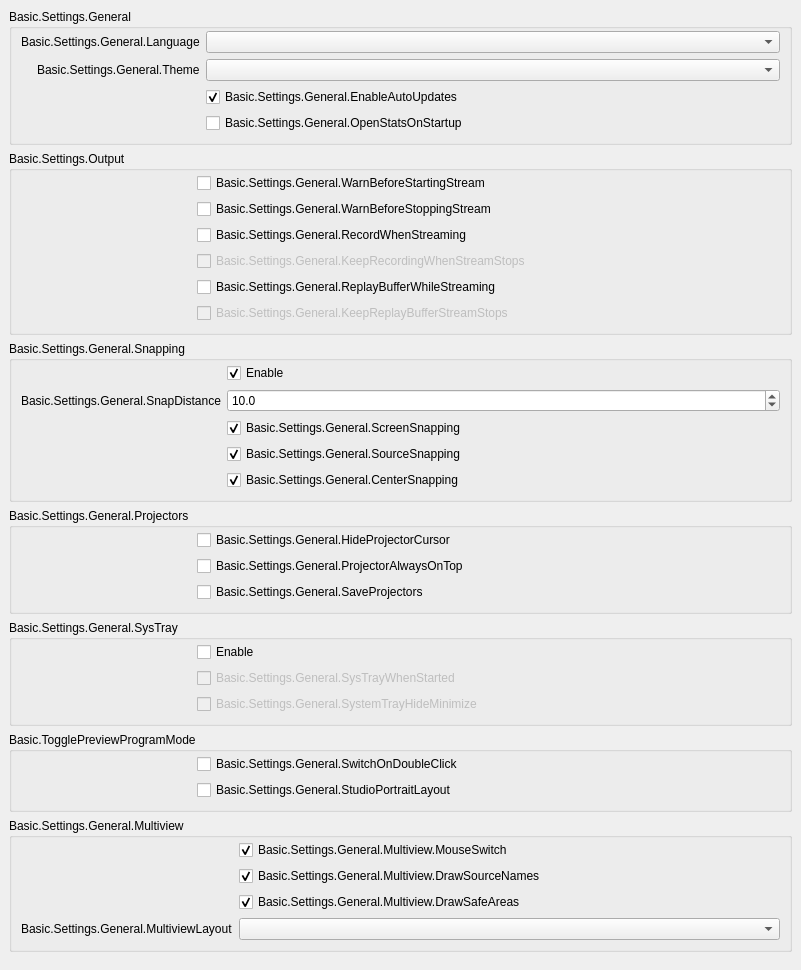
           <widget class="QWidget" name="scrollAreaWidgetContents_2">
            <property name="geometry">
             <rect>
              <x>0</x>
              <y>-44</y>
              <width>801</width>
              <height>866</height>
             </rect>
            </property>
            <layout class="QVBoxLayout" name="verticalLayout_19">
             <property name="leftMargin">
              <number>0</number>
             </property>
             <property name="topMargin">
              <number>0</number>
             </property>
             <property name="rightMargin">
              <number>0</number>
             </property>
             <property name="bottomMargin">
              <number>9</number>
             </property>
             <item alignment="Qt::AlignTop">
              <widget class="QWidget" name="widget_2" native="true">
               <layout class="QVBoxLayout" name="verticalLayout_20">
                <item>
                 <widget class="QGroupBox" name="groupBox_15">
                  <property name="title">
                   <string>Basic.Settings.General</string>
                  </property>
                  <layout class="QFormLayout" name="formLayout_32">
                   <property name="fieldGrowthPolicy">
                    <enum>QFormLayout::AllNonFixedFieldsGrow</enum>
                   </property>
                   <property name="labelAlignment">
                    <set>Qt::AlignRight|Qt::AlignTrailing|Qt::AlignVCenter</set>
                   </property>
                   <property name="topMargin">
                    <number>2</number>
                   </property>
                   <item row="0" column="0">
                    <widget class="QLabel" name="label">
                     <property name="text">
                      <string>Basic.Settings.General.Language</string>
                     </property>
                     <property name="buddy">
                      <cstring>language</cstring>
                     </property>
                    </widget>
                   </item>
                   <item row="0" column="1">
                    <widget class="QComboBox" name="language"/>
                   </item>
                   <item row="1" column="0">
                    <widget class="QLabel" name="label_42">
                     <property name="text">
                      <string>Basic.Settings.General.Theme</string>
                     </property>
                     <property name="buddy">
                      <cstring>theme</cstring>
                     </property>
                    </widget>
                   </item>
                   <item row="1" column="1">
                    <widget class="QComboBox" name="theme"/>
                   </item>
                   <item row="2" column="0">
                    <spacer name="horizontalSpacer_3">
                     <property name="orientation">
                      <enum>Qt::Horizontal</enum>
                     </property>
                     <property name="sizeType">
                      <enum>QSizePolicy::Fixed</enum>
                     </property>
                     <property name="sizeHint" stdset="0">
                      <size>
                       <width>170</width>
                       <height>5</height>
                      </size>
                     </property>
                    </spacer>
                   </item>
                   <item row="2" column="1">
                    <widget class="QCheckBox" name="enableAutoUpdates">
                     <property name="text">
                      <string>Basic.Settings.General.EnableAutoUpdates</string>
                     </property>
                     <property name="checked">
                      <bool>true</bool>
                     </property>
                    </widget>
                   </item>
                   <item row="3" column="1">
                    <widget class="QCheckBox" name="openStatsOnStartup">
                     <property name="text">
                      <string>Basic.Settings.General.OpenStatsOnStartup</string>
                     </property>
                    </widget>
                   </item>
                  </layout>
                 </widget>
                </item>
                <item>
                 <widget class="QGroupBox" name="groupBox_16">
                  <property name="title">
                   <string>Basic.Settings.Output</string>
                  </property>
                  <layout class="QFormLayout" name="formLayout_2">
                   <property name="fieldGrowthPolicy">
                    <enum>QFormLayout::AllNonFixedFieldsGrow</enum>
                   </property>
                   <property name="topMargin">
                    <number>2</number>
                   </property>
                   <item row="0" column="0">
                    <spacer name="horizontalSpacer_5">
                     <property name="orientation">
                      <enum>Qt::Horizontal</enum>
                     </property>
                     <property name="sizeType">
                      <enum>QSizePolicy::Fixed</enum>
                     </property>
                     <property name="sizeHint" stdset="0">
                      <size>
                       <width>170</width>
                       <height>5</height>
                      </size>
                     </property>
                    </spacer>
                   </item>
                   <item row="0" column="1">
                    <widget class="QCheckBox" name="warnBeforeStreamStart">
                     <property name="text">
                      <string>Basic.Settings.General.WarnBeforeStartingStream</string>
                     </property>
                    </widget>
                   </item>
                   <item row="1" column="1">
                    <widget class="QCheckBox" name="warnBeforeStreamStop">
                     <property name="text">
                      <string>Basic.Settings.General.WarnBeforeStoppingStream</string>
                     </property>
                    </widget>
                   </item>
                   <item row="2" column="1">
                    <widget class="QCheckBox" name="recordWhenStreaming">
                     <property name="text">
                      <string>Basic.Settings.General.RecordWhenStreaming</string>
                     </property>
                    </widget>
                   </item>
                   <item row="3" column="1">
                    <widget class="QCheckBox" name="keepRecordStreamStops">
                     <property name="enabled">
                      <bool>false</bool>
                     </property>
                     <property name="text">
                      <string>Basic.Settings.General.KeepRecordingWhenStreamStops</string>
                     </property>
                    </widget>
                   </item>
                   <item row="4" column="1">
                    <widget class="QCheckBox" name="replayWhileStreaming">
                     <property name="text">
                      <string>Basic.Settings.General.ReplayBufferWhileStreaming</string>
                     </property>
                    </widget>
                   </item>
                   <item row="5" column="1">
                    <widget class="QCheckBox" name="keepReplayStreamStops">
                     <property name="enabled">
                      <bool>false</bool>
                     </property>
                     <property name="text">
                      <string>Basic.Settings.General.KeepReplayBufferStreamStops</string>
                     </property>
                    </widget>
                   </item>
                  </layout>
                 </widget>
                </item>
                <item>
                 <widget class="QGroupBox" name="groupBox_10">
                  <property name="enabled">
                   <bool>true</bool>
                  </property>
                  <property name="sizePolicy">
                   <sizepolicy hsizetype="Preferred" vsizetype="Maximum">
                    <horstretch>0</horstretch>
                    <verstretch>0</verstretch>
                   </sizepolicy>
                  </property>
                  <property name="title">
                   <string>Basic.Settings.General.Snapping</string>
                  </property>
                  <property name="flat">
                   <bool>false</bool>
                  </property>
                  <layout class="QFormLayout" name="formLayout_21">
                   <property name="fieldGrowthPolicy">
                    <enum>QFormLayout::AllNonFixedFieldsGrow</enum>
                   </property>
                   <property name="labelAlignment">
                    <set>Qt::AlignRight|Qt::AlignTrailing|Qt::AlignVCenter</set>
                   </property>
                   <property name="topMargin">
                    <number>2</number>
                   </property>
                   <item row="0" column="1">
                    <widget class="QCheckBox" name="snappingEnabled">
                     <property name="text">
                      <string>Enable</string>
                     </property>
                     <property name="checked">
                      <bool>true</bool>
                     </property>
                    </widget>
                   </item>
                   <item row="2" column="1">
                    <widget class="QCheckBox" name="screenSnapping">
                     <property name="text">
                      <string>Basic.Settings.General.ScreenSnapping</string>
                     </property>
                     <property name="checked">
                      <bool>true</bool>
                     </property>
                    </widget>
                   </item>
                   <item row="4" column="1">
                    <widget class="QCheckBox" name="centerSnapping">
                     <property name="text">
                      <string>Basic.Settings.General.CenterSnapping</string>
                     </property>
                     <property name="checked">
                      <bool>true</bool>
                     </property>
                    </widget>
                   </item>
                   <item row="3" column="1">
                    <widget class="QCheckBox" name="sourceSnapping">
                     <property name="text">
                      <string>Basic.Settings.General.SourceSnapping</string>
                     </property>
                     <property name="checked">
                      <bool>true</bool>
                     </property>
                    </widget>
                   </item>
                   <item row="1" column="1">
                    <widget class="QDoubleSpinBox" name="snapDistance">
                     <property name="decimals">
                      <number>1</number>
                     </property>
                     <property name="singleStep">
                      <double>0.500000000000000</double>
                     </property>
                     <property name="value">
                      <double>10.000000000000000</double>
                     </property>
                    </widget>
                   </item>
                   <item row="1" column="0">
                    <widget class="QLabel" name="label_9">
                     <property name="text">
                      <string>Basic.Settings.General.SnapDistance</string>
                     </property>
                     <property name="buddy">
                      <cstring>snapDistance</cstring>
                     </property>
                    </widget>
                   </item>
                   <item row="3" column="0">
                    <spacer name="horizontalSpacer_4">
                     <property name="orientation">
                      <enum>Qt::Horizontal</enum>
                     </property>
                     <property name="sizeType">
                      <enum>QSizePolicy::Fixed</enum>
                     </property>
                     <property name="sizeHint" stdset="0">
                      <size>
                       <width>170</width>
                       <height>5</height>
                      </size>
                     </property>
                    </spacer>
                   </item>
                  </layout>
                 </widget>
                </item>
                <item>
                 <widget class="QGroupBox" name="groupBox_14">
                  <property name="title">
                   <string>Basic.Settings.General.Projectors</string>
                  </property>
                  <layout class="QFormLayout" name="formLayout_28">
                   <property name="fieldGrowthPolicy">
                    <enum>QFormLayout::AllNonFixedFieldsGrow</enum>
                   </property>
                   <property name="topMargin">
                    <number>2</number>
                   </property>
                   <item row="0" column="1">
                    <widget class="QCheckBox" name="hideProjectorCursor">
                     <property name="text">
                      <string>Basic.Settings.General.HideProjectorCursor</string>
                     </property>
                    </widget>
                   </item>
                   <item row="1" column="1">
                    <widget class="QCheckBox" name="projectorAlwaysOnTop">
                     <property name="text">
                      <string>Basic.Settings.General.ProjectorAlwaysOnTop</string>
                     </property>
                    </widget>
                   </item>
                   <item row="2" column="1">
                    <widget class="QCheckBox" name="saveProjectors">
                     <property name="text">
                      <string>Basic.Settings.General.SaveProjectors</string>
                     </property>
                    </widget>
                   </item>
                   <item row="1" column="0">
                    <spacer name="horizontalSpacer">
                     <property name="orientation">
                      <enum>Qt::Horizontal</enum>
                     </property>
                     <property name="sizeType">
                      <enum>QSizePolicy::Fixed</enum>
                     </property>
                     <property name="sizeHint" stdset="0">
                      <size>
                       <width>170</width>
                       <height>5</height>
                      </size>
                     </property>
                    </spacer>
                   </item>
                  </layout>
                 </widget>
                </item>
                <item>
                 <widget class="QGroupBox" name="groupBox_13">
                  <property name="title">
                   <string>Basic.Settings.General.SysTray</string>
                  </property>
                  <layout class="QFormLayout" name="formLayout_29">
                   <property name="fieldGrowthPolicy">
                    <enum>QFormLayout::AllNonFixedFieldsGrow</enum>
                   </property>
                   <property name="topMargin">
                    <number>2</number>
                   </property>
                   <item row="0" column="1">
                    <widget class="QCheckBox" name="systemTrayEnabled">
                     <property name="text">
                      <string>Enable</string>
                     </property>
                    </widget>
                   </item>
                   <item row="1" column="1">
                    <widget class="QCheckBox" name="systemTrayWhenStarted">
                     <property name="enabled">
                      <bool>false</bool>
                     </property>
                     <property name="text">
                      <string>Basic.Settings.General.SysTrayWhenStarted</string>
                     </property>
                    </widget>
                   </item>
                   <item row="2" column="1">
                    <widget class="QCheckBox" name="systemTrayAlways">
                     <property name="enabled">
                      <bool>false</bool>
                     </property>
                     <property name="text">
                      <string>Basic.Settings.General.SystemTrayHideMinimize</string>
                     </property>
                    </widget>
                   </item>
                   <item row="1" column="0">
                    <spacer name="horizontalSpacer_2">
                     <property name="orientation">
                      <enum>Qt::Horizontal</enum>
                     </property>
                     <property name="sizeType">
                      <enum>QSizePolicy::Fixed</enum>
                     </property>
                     <property name="sizeHint" stdset="0">
                      <size>
                       <width>170</width>
                       <height>5</height>
                      </size>
                     </property>
                    </spacer>
                   </item>
                  </layout>
                 </widget>
                </item>
                <item>
                 <widget class="QGroupBox" name="groupBox_11">
                  <property name="title">
                   <string>Basic.TogglePreviewProgramMode</string>
                  </property>
                  <layout class="QFormLayout" name="formLayout_31">
                   <property name="fieldGrowthPolicy">
                    <enum>QFormLayout::AllNonFixedFieldsGrow</enum>
                   </property>
                   <property name="labelAlignment">
                    <set>Qt::AlignRight|Qt::AlignTrailing|Qt::AlignVCenter</set>
                   </property>
                   <property name="topMargin">
                    <number>2</number>
                   </property>
                   <item row="0" column="1">
                    <widget class="QCheckBox" name="doubleClickSwitch">
                     <property name="text">
                      <string>Basic.Settings.General.SwitchOnDoubleClick</string>
                     </property>
                    </widget>
                   </item>
                   <item row="0" column="0">
                    <spacer name="horizontalSpacer_6">
                     <property name="orientation">
                      <enum>Qt::Horizontal</enum>
                     </property>
                     <property name="sizeHint" stdset="0">
                      <size>
                       <width>170</width>
                       <height>5</height>
                      </size>
                     </property>
                    </spacer>
                   </item>
                   <item row="1" column="1">
                    <widget class="QCheckBox" name="studioPortraitLayout">
                     <property name="text">
                      <string>Basic.Settings.General.StudioPortraitLayout</string>
                     </property>
                    </widget>
                   </item>
                  </layout>
                 </widget>
                </item>
                <item>
                 <widget class="QGroupBox" name="groupBoxMultiview">
                  <property name="title">
                   <string>Basic.Settings.General.Multiview</string>
                  </property>
                  <layout class="QFormLayout" name="formLayoutMultiview">
                   <property name="fieldGrowthPolicy">
                    <enum>QFormLayout::AllNonFixedFieldsGrow</enum>
                   </property>
                   <property name="labelAlignment">
                    <set>Qt::AlignRight|Qt::AlignTrailing|Qt::AlignVCenter</set>
                   </property>
                   <property name="topMargin">
                    <number>2</number>
                   </property>
                   <item row="0" column="0">
                    <spacer name="horizontalSpacerMultiview">
                     <property name="orientation">
                      <enum>Qt::Horizontal</enum>
                     </property>
                     <property name="sizeType">
                      <enum>QSizePolicy::Fixed</enum>
                     </property>
                     <property name="sizeHint" stdset="0">
                      <size>
                       <width>170</width>
                       <height>5</height>
                      </size>
                     </property>
                    </spacer>
                   </item>
                   <item row="0" column="1">
                    <widget class="QCheckBox" name="multiviewMouseSwitch">
                     <property name="text">
                      <string>Basic.Settings.General.Multiview.MouseSwitch</string>
                     </property>
                     <property name="checked">
                      <bool>true</bool>
                     </property>
                    </widget>
                   </item>
                   <item row="1" column="1">
                    <widget class="QCheckBox" name="multiviewDrawNames">
                     <property name="text">
                      <string>Basic.Settings.General.Multiview.DrawSourceNames</string>
                     </property>
                     <property name="checked">
                      <bool>true</bool>
                     </property>
                    </widget>
                   </item>
                   <item row="2" column="1">
                    <widget class="QCheckBox" name="multiviewDrawAreas">
                     <property name="text">
                      <string>Basic.Settings.General.Multiview.DrawSafeAreas</string>
                     </property>
                     <property name="checked">
                      <bool>true</bool>
                     </property>
                    </widget>
                   </item>
                   <item row="3" column="1">
                    <widget class="QComboBox" name="multiviewLayout"/>
                   </item>
                   <item row="3" column="0">
                    <widget class="QLabel" name="label_64">
                     <property name="text">
                      <string>Basic.Settings.General.MultiviewLayout</string>
                     </property>
                     <property name="buddy">
                      <cstring>multiviewLayout</cstring>
                     </property>
                    </widget>
                   </item>
                  </layout>
                 </widget>
                </item>
               </layout>
              </widget>
             </item>
            </layout>
           </widget>
